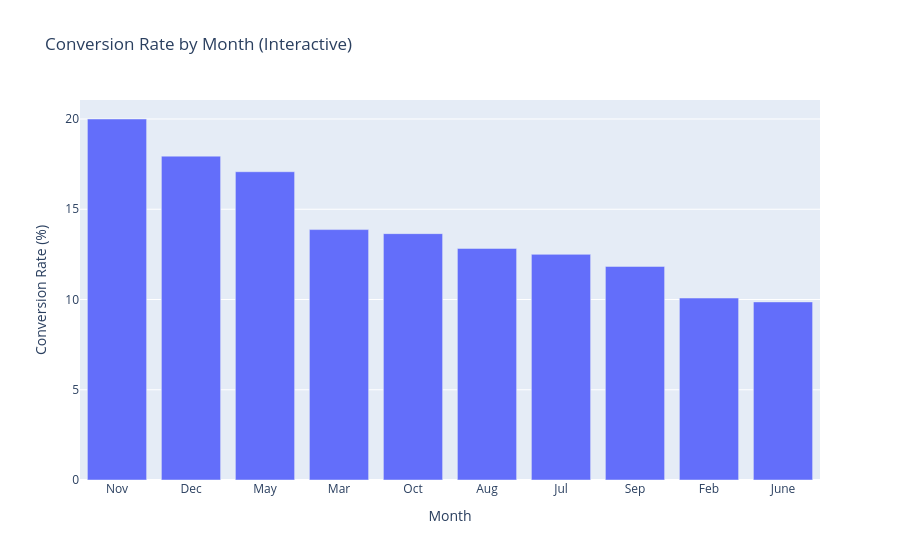

This figure's notebook cell:
### Markdown cell above
## 6. Interactive Chart — Conversion Rate by Month (Plotly)

### Code cell
import plotly.express as px
fig = px.bar( 
    x = monthly_conversion.index, 
    y = monthly_conversion.values, 
    labels = {"x": "Month", "y": "Conversion Rate (%)"}, 
    title = "Conversion Rate by Month (Interactive)"
) 
fig.show()

### Figure 1 — Plotly figure (JSON) as saved in the notebook; plotly's stock layout.template omitted (floating-point values rounded to 4 significant figures)
{"data": [{"hovertemplate": "Month=%{x}<br>Conversion Rate (%)=%{y}<extra></extra>", "legendgroup": "", "marker": {"color": "#636efa", "pattern": {"shape": ""}}, "name": "", "orientation": "v", "showlegend": false, "textposition": "auto", "type": "bar", "x": ["Nov", "Dec", "May", "Mar", "Oct", "Aug", "Jul", "Sep", "Feb", "June"], "xaxis": "x", "y": [20.0, 17.94, 17.08, 13.87, 13.65, 12.83, 12.5, 11.83, 10.08, 9.866], "yaxis": "y"}], "layout": {"barmode": "relative", "legend": {"tracegroupgap": 0}, "title": {"text": "Conversion Rate by Month (Interactive)"}, "xaxis": {"anchor": "y", "domain": [0, 1], "title": {"text": "Month"}}, "yaxis": {"anchor": "x", "domain": [0, 1], "title": {"text": "Conversion Rate (%)"}}}}
